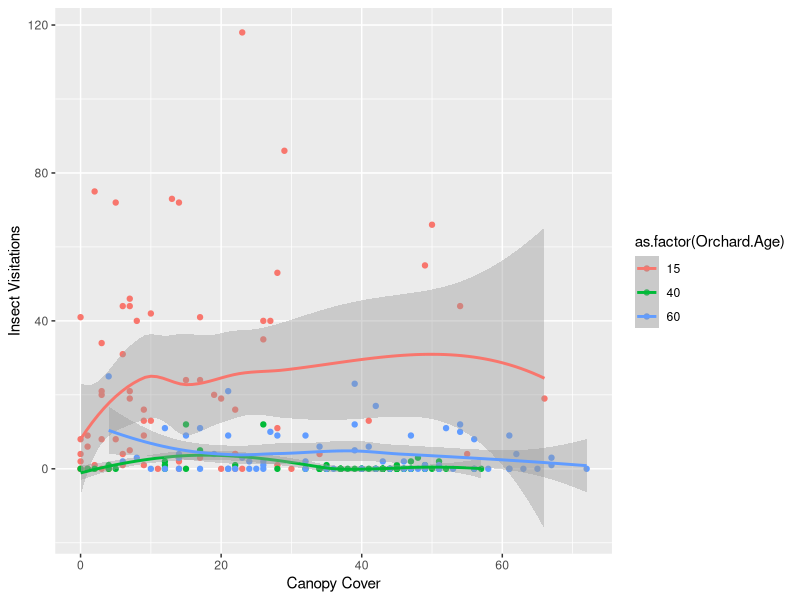

This figure's R source:
## POLLINATOR THESIS PROJECT FIGURES
## Canopy cover vs. pollinator abundances


## Libraries needed
library(tidyverse)
library(ggplot2)
library(dplyr)
library(nlme)
library(multcomp)

#############################
#############################
## Import data
## Clean up column names and columns

observedpollinators <- read.csv("observedpollinators_2021.csv")%>%
  mutate(Management=ifelse(Management=="flailscrape", "scraped", ifelse(Management=="flail", "flailed", Management)))%>%
  mutate(Seed.Mix=ifelse(Seed.Mix=="annuals", "annual", ifelse(Seed.Mix=="perennials", "perennial", Seed.Mix)))
names(observedpollinators) <- c ("Month", "Orchard.Age", "Block", "Management", "Seed.Mix", "Host.Plant", "Morphospecies", "Number", "Notes")
#before proceeding to merge you'll need to summarize this down to the month level example below
observedpollinators<-observedpollinators%>%
  group_by(Orchard.Age, Block, Management, Seed.Mix)%>%
  summarize(Number=sum(Number))

canopycover <- read.csv("canopy_cover.csv")%>%
  filter(year==2021)%>% #have to do this here
  mutate(seedmix=ifelse(seedmix=="annuals", "annual", ifelse(seedmix=="perennials", "perennial", seedmix)))
names(canopycover) <- c("Orchard.Age", "Block", "Management", "Seed.Mix", "Canopy", "Year")
#############################
#############################

## I want to compare pollinator abundance and canopy cover, and I'd also like to keep the
## orchard age variable in there so that I can see if that has an effect (since canopy
## cover tended to vary with age)
## I also want to filter out 2020 data, since pollinators were only collected in 2021
#why? canopy is at the seeding plot level
#A: Maybe I can just select for canopy instead? I just want to include the canopy values in the
#'canopyvisits' dataset for the plot

canopyvisits <- full_join(observedpollinators, canopycover) %>%
  mutate(Number=ifelse(is.na(Number), 0, Number))%>%
  group_by(Orchard.Age, Block, Canopy, Seed.Mix) %>% 
  summarise(Number = sum(Number))

## Plot

ggplot(canopyvisits, aes(x=Canopy, y=Number, colour=as.factor(Orchard.Age))) +
  geom_point() +
  labs(x="Canopy Cover", y = "Insect Visitations") +
  stat_smooth()

#############################
#############################

## Statistics
## I'm using a mixed model. 'lme' uses t-tests and f-tests to find the significance between
## canopy cover and insect visits. Canopy cover is a random effect.

mmcanopy<-lme(Number~Canopy, random = ~1|Block/Orchard.Age, data = canopyvisits, na.action=na.omit)
summary(mmcanopy)
anova(mmcanopy)

mmcanopy2<-lme(Number~Seed.Mix+Canopy, random = ~1|Block/Orchard.Age, data = canopyvisits, na.action=na.omit)
summary(mmcanopy2)
anova(mmcanopy2) 
#seed mix yes, canopy no

## testing canopy cover by orchard age
mmcanopy3<-lme(Number~Orchard.Age+Canopy, random = ~1|Block/Orchard.Age, data = canopyvisits, na.action=na.omit)
summary(mmcanopy3)
anova(mmcanopy3)
